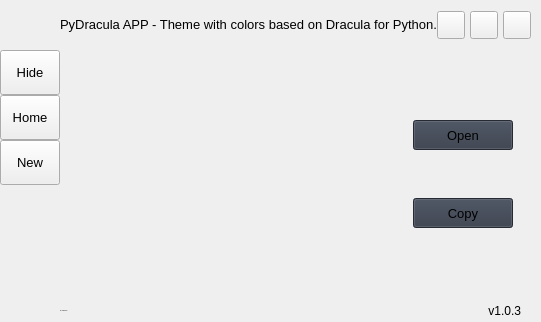
     <widget class="QFrame" name="bgApp">
      <property name="styleSheet">
       <string notr="true"/>
      </property>
      <property name="frameShape">
       <enum>QFrame::NoFrame</enum>
      </property>
      <property name="frameShadow">
       <enum>QFrame::Raised</enum>
      </property>
      <layout class="QHBoxLayout" name="appLayout">
       <property name="spacing">
        <number>0</number>
       </property>
       <property name="leftMargin">
        <number>0</number>
       </property>
       <property name="topMargin">
        <number>0</number>
       </property>
       <property name="rightMargin">
        <number>0</number>
       </property>
       <property name="bottomMargin">
        <number>0</number>
       </property>
       <item>
        <widget class="QFrame" name="leftMenuBg">
         <property name="minimumSize">
          <size>
           <width>60</width>
           <height>0</height>
          </size>
         </property>
         <property name="maximumSize">
          <size>
           <width>60</width>
           <height>16777215</height>
          </size>
         </property>
         <property name="frameShape">
          <enum>QFrame::NoFrame</enum>
         </property>
         <property name="frameShadow">
          <enum>QFrame::Raised</enum>
         </property>
         <layout class="QVBoxLayout" name="verticalLayout_3">
          <property name="spacing">
           <number>0</number>
          </property>
          <property name="leftMargin">
           <number>0</number>
          </property>
          <property name="topMargin">
           <number>0</number>
          </property>
          <property name="rightMargin">
           <number>0</number>
          </property>
          <property name="bottomMargin">
           <number>0</number>
          </property>
          <item>
           <widget class="QFrame" name="topLogoInfo">
            <property name="minimumSize">
             <size>
              <width>0</width>
              <height>50</height>
             </size>
            </property>
            <property name="maximumSize">
             <size>
              <width>16777215</width>
              <height>50</height>
             </size>
            </property>
            <property name="frameShape">
             <enum>QFrame::NoFrame</enum>
            </property>
            <property name="frameShadow">
             <enum>QFrame::Raised</enum>
            </property>
            <widget class="QFrame" name="topLogo">
             <property name="geometry">
              <rect>
               <x>10</x>
               <y>5</y>
               <width>42</width>
               <height>42</height>
              </rect>
             </property>
             <property name="minimumSize">
              <size>
               <width>42</width>
               <height>42</height>
              </size>
             </property>
             <property name="maximumSize">
              <size>
               <width>42</width>
               <height>42</height>
              </size>
             </property>
             <property name="frameShape">
              <enum>QFrame::NoFrame</enum>
             </property>
             <property name="frameShadow">
              <enum>QFrame::Raised</enum>
             </property>
            </widget>
            <widget class="QLabel" name="titleLeftApp">
             <property name="geometry">
              <rect>
               <x>70</x>
               <y>8</y>
               <width>160</width>
               <height>20</height>
              </rect>
             </property>
             <property name="font">
              <font>
               <family>Segoe UI Semibold</family>
               <pointsize>12</pointsize>
               <italic>false</italic>
               <bold>false</bold>
              </font>
             </property>
             <property name="text">
              <string>PyDracula</string>
             </property>
             <property name="alignment">
              <set>Qt::AlignLeading|Qt::AlignLeft|Qt::AlignTop</set>
             </property>
            </widget>
            <widget class="QLabel" name="titleLeftDescription">
             <property name="geometry">
              <rect>
               <x>70</x>
               <y>27</y>
               <width>160</width>
               <height>16</height>
              </rect>
             </property>
             <property name="maximumSize">
              <size>
               <width>16777215</width>
               <height>16</height>
              </size>
             </property>
             <property name="font">
              <font>
               <family>Segoe UI</family>
               <pointsize>8</pointsize>
               <italic>false</italic>
               <bold>false</bold>
              </font>
             </property>
             <property name="text">
              <string>Modern GUI / Flat Style</string>
             </property>
             <property name="alignment">
              <set>Qt::AlignLeading|Qt::AlignLeft|Qt::AlignTop</set>
             </property>
            </widget>
           </widget>
          </item>
          <item>
           <widget class="QFrame" name="leftMenuFrame">
            <property name="frameShape">
             <enum>QFrame::NoFrame</enum>
            </property>
            <property name="frameShadow">
             <enum>QFrame::Raised</enum>
            </property>
            <layout class="QVBoxLayout" name="verticalMenuLayout">
             <property name="spacing">
              <number>0</number>
             </property>
             <property name="leftMargin">
              <number>0</number>
             </property>
             <property name="topMargin">
              <number>0</number>
             </property>
             <property name="rightMargin">
              <number>0</number>
             </property>
             <property name="bottomMargin">
              <number>0</number>
             </property>
             <item>
              <widget class="QFrame" name="toggleBox">
               <property name="maximumSize">
                <size>
                 <width>16777215</width>
                 <height>45</height>
                </size>
               </property>
               <property name="frameShape">
                <enum>QFrame::NoFrame</enum>
               </property>
               <property name="frameShadow">
                <enum>QFrame::Raised</enum>
               </property>
               <layout class="QVBoxLayout" name="verticalLayout_4">
                <property name="spacing">
                 <number>0</number>
                </property>
                <property name="leftMargin">
                 <number>0</number>
                </property>
                <property name="topMargin">
                 <number>0</number>
                </property>
                <property name="rightMargin">
                 <number>0</number>
                </property>
                <property name="bottomMargin">
                 <number>0</number>
                </property>
                <item>
                 <widget class="QPushButton" name="toggleButton">
                  <property name="sizePolicy">
                   <sizepolicy hsizetype="Expanding" vsizetype="Fixed">
                    <horstretch>0</horstretch>
                    <verstretch>0</verstretch>
                   </sizepolicy>
                  </property>
                  <property name="minimumSize">
                   <size>
                    <width>0</width>
                    <height>45</height>
                   </size>
                  </property>
                  <property name="font">
                   <font>
                    <family>Segoe UI</family>
                    <pointsize>10</pointsize>
                    <italic>false</italic>
                    <bold>false</bold>
                   </font>
                  </property>
                  <property name="cursor">
                   <cursorShape>PointingHandCursor</cursorShape>
                  </property>
                  <property name="layoutDirection">
                   <enum>Qt::LeftToRight</enum>
                  </property>
                  <property name="styleSheet">
                   <string notr="true">background-image: url(:/icons/images/icons/icon_menu.png);</string>
                  </property>
                  <property name="text">
                   <string>Hide</string>
                  </property>
                 </widget>
                </item>
               </layout>
              </widget>
             </item>
             <item alignment="Qt::AlignTop">
              <widget class="QFrame" name="topMenu">
               <property name="frameShape">
                <enum>QFrame::NoFrame</enum>
               </property>
               <property name="frameShadow">
                <enum>QFrame::Raised</enum>
               </property>
               <layout class="QVBoxLayout" name="verticalLayout_8">
                <property name="spacing">
                 <number>0</number>
                </property>
                <property name="leftMargin">
                 <number>0</number>
                </property>
                <property name="topMargin">
                 <number>0</number>
                </property>
                <property name="rightMargin">
                 <number>0</number>
                </property>
                <property name="bottomMargin">
                 <number>0</number>
                </property>
                <item>
                 <widget class="QPushButton" name="btn_home">
                  <property name="sizePolicy">
                   <sizepolicy hsizetype="Expanding" vsizetype="Fixed">
                    <horstretch>0</horstretch>
                    <verstretch>0</verstretch>
                   </sizepolicy>
                  </property>
                  <property name="minimumSize">
                   <size>
                    <width>0</width>
                    <height>45</height>
                   </size>
                  </property>
                  <property name="font">
                   <font>
                    <family>Segoe UI</family>
                    <pointsize>10</pointsize>
                    <italic>false</italic>
                    <bold>false</bold>
                   </font>
                  </property>
                  <property name="cursor">
                   <cursorShape>PointingHandCursor</cursorShape>
                  </property>
                  <property name="layoutDirection">
                   <enum>Qt::LeftToRight</enum>
                  </property>
                  <property name="styleSheet">
                   <string notr="true">background-image: url(:/icons/images/icons/cil-home.png);</string>
                  </property>
                  <property name="text">
                   <string>Home</string>
                  </property>
                 </widget>
                </item>
                <item>
                 <widget class="QPushButton" name="btn_new">
                  <property name="sizePolicy">
                   <sizepolicy hsizetype="Expanding" vsizetype="Fixed">
                    <horstretch>0</horstretch>
                    <verstretch>0</verstretch>
                   </sizepolicy>
                  </property>
                  <property name="minimumSize">
                   <size>
                    <width>0</width>
                    <height>45</height>
                   </size>
                  </property>
                  <property name="font">
                   <font>
                    <family>Segoe UI</family>
                    <pointsize>10</pointsize>
                    <italic>false</italic>
                    <bold>false</bold>
                   </font>
                  </property>
                  <property name="cursor">
                   <cursorShape>PointingHandCursor</cursorShape>
                  </property>
                  <property name="layoutDirection">
                   <enum>Qt::LeftToRight</enum>
                  </property>
                  <property name="styleSheet">
                   <string notr="true">background-image: url(:/icons/images/icons/cil-file.png);</string>
                  </property>
                  <property name="text">
                   <string>New</string>
                  </property>
                 </widget>
                </item>
               </layout>
              </widget>
             </item>
            </layout>
           </widget>
          </item>
         </layout>
        </widget>
       </item>
       <item>
        <widget class="QFrame" name="contentBox">
         <property name="frameShape">
          <enum>QFrame::NoFrame</enum>
         </property>
         <property name="frameShadow">
          <enum>QFrame::Raised</enum>
         </property>
         <layout class="QVBoxLayout" name="verticalLayout_2">
          <property name="spacing">
           <number>0</number>
          </property>
          <property name="leftMargin">
           <number>0</number>
          </property>
          <property name="topMargin">
           <number>0</number>
          </property>
          <property name="rightMargin">
           <number>0</number>
          </property>
          <property name="bottomMargin">
           <number>0</number>
          </property>
          <item>
           <widget class="QFrame" name="contentTopBg">
            <property name="minimumSize">
             <size>
              <width>0</width>
              <height>50</height>
             </size>
            </property>
            <property name="maximumSize">
             <size>
              <width>16777215</width>
              <height>50</height>
             </size>
            </property>
            <property name="frameShape">
             <enum>QFrame::NoFrame</enum>
            </property>
            <property name="frameShadow">
             <enum>QFrame::Raised</enum>
            </property>
            <layout class="QHBoxLayout" name="horizontalLayout">
             <property name="spacing">
              <number>0</number>
             </property>
             <property name="leftMargin">
              <number>0</number>
             </property>
             <property name="topMargin">
              <number>0</number>
             </property>
             <property name="rightMargin">
              <number>10</number>
             </property>
             <property name="bottomMargin">
              <number>0</number>
             </property>
             <item>
              <widget class="QFrame" name="leftBox">
               <property name="sizePolicy">
                <sizepolicy hsizetype="Expanding" vsizetype="Preferred">
                 <horstretch>0</horstretch>
                 <verstretch>0</verstretch>
                </sizepolicy>
               </property>
               <property name="frameShape">
                <enum>QFrame::NoFrame</enum>
               </property>
               <property name="frameShadow">
                <enum>QFrame::Raised</enum>
               </property>
               <layout class="QHBoxLayout" name="horizontalLayout_3">
                <property name="spacing">
                 <number>0</number>
                </property>
                <property name="leftMargin">
                 <number>0</number>
                </property>
                <property name="topMargin">
                 <number>0</number>
                </property>
                <property name="rightMargin">
                 <number>0</number>
                </property>
                <property name="bottomMargin">
                 <number>0</number>
                </property>
                <item>
                 <widget class="QLabel" name="titleRightInfo">
                  <property name="sizePolicy">
                   <sizepolicy hsizetype="Preferred" vsizetype="Expanding">
                    <horstretch>0</horstretch>
                    <verstretch>0</verstretch>
                   </sizepolicy>
                  </property>
                  <property name="maximumSize">
                   <size>
                    <width>16777215</width>
                    <height>45</height>
                   </size>
                  </property>
                  <property name="font">
                   <font>
                    <family>Segoe UI</family>
                    <pointsize>10</pointsize>
                    <italic>false</italic>
                    <bold>false</bold>
                   </font>
                  </property>
                  <property name="text">
                   <string>PyDracula APP - Theme with colors based on Dracula for Python.</string>
                  </property>
                  <property name="alignment">
                   <set>Qt::AlignLeading|Qt::AlignLeft|Qt::AlignVCenter</set>
                  </property>
                 </widget>
                </item>
               </layout>
              </widget>
             </item>
             <item alignment="Qt::AlignRight">
              <widget class="QFrame" name="rightButtons">
               <property name="minimumSize">
                <size>
                 <width>0</width>
                 <height>28</height>
                </size>
               </property>
               <property name="frameShape">
                <enum>QFrame::NoFrame</enum>
               </property>
               <property name="frameShadow">
                <enum>QFrame::Raised</enum>
               </property>
               <layout class="QHBoxLayout" name="horizontalLayout_2">
                <property name="spacing">
                 <number>5</number>
                </property>
                <property name="leftMargin">
                 <number>0</number>
                </property>
                <property name="topMargin">
                 <number>0</number>
                </property>
                <property name="rightMargin">
                 <number>0</number>
                </property>
                <property name="bottomMargin">
                 <number>0</number>
                </property>
                <item>
                 <widget class="QPushButton" name="minimizeAppBtn">
                  <property name="minimumSize">
                   <size>
                    <width>28</width>
                    <height>28</height>
                   </size>
                  </property>
                  <property name="maximumSize">
                   <size>
                    <width>28</width>
                    <height>28</height>
                   </size>
                  </property>
                  <property name="cursor">
                   <cursorShape>PointingHandCursor</cursorShape>
                  </property>
                  <property name="toolTip">
                   <string>Minimize</string>
                  </property>
                  <property name="text">
                   <string/>
                  </property>
                  <property name="icon">
                   <iconset resource="resources.qrc">
                    <normaloff>:/icons/images/icons/icon_minimize.png</normaloff>:/icons/images/icons/icon_minimize.png</iconset>
                  </property>
                  <property name="iconSize">
                   <size>
                    <width>20</width>
                    <height>20</height>
                   </size>
                  </property>
                 </widget>
                </item>
                <item>
                 <widget class="QPushButton" name="maximizeRestoreAppBtn">
                  <property name="minimumSize">
                   <size>
                    <width>28</width>
                    <height>28</height>
                   </size>
                  </property>
                  <property name="maximumSize">
                   <size>
                    <width>28</width>
                    <height>28</height>
                   </size>
                  </property>
                  <property name="font">
                   <font>
                    <family>Segoe UI</family>
                    <pointsize>10</pointsize>
                    <italic>false</italic>
                    <bold>false</bold>
                    <stylestrategy>PreferDefault</stylestrategy>
                   </font>
                  </property>
                  <property name="cursor">
                   <cursorShape>PointingHandCursor</cursorShape>
                  </property>
                  <property name="toolTip">
                   <string>Maximize</string>
                  </property>
                  <property name="text">
                   <string/>
                  </property>
                  <property name="icon">
                   <iconset resource="resources.qrc">
                    <normaloff>:/icons/images/icons/icon_maximize.png</normaloff>:/icons/images/icons/icon_maximize.png</iconset>
                  </property>
                  <property name="iconSize">
                   <size>
                    <width>20</width>
                    <height>20</height>
                   </size>
                  </property>
                 </widget>
                </item>
                <item>
                 <widget class="QPushButton" name="closeAppBtn">
                  <property name="minimumSize">
                   <size>
                    <width>28</width>
                    <height>28</height>
                   </size>
                  </property>
                  <property name="maximumSize">
                   <size>
                    <width>28</width>
                    <height>28</height>
                   </size>
                  </property>
                  <property name="cursor">
                   <cursorShape>PointingHandCursor</cursorShape>
                  </property>
                  <property name="toolTip">
                   <string>Close</string>
                  </property>
                  <property name="text">
                   <string/>
                  </property>
                  <property name="icon">
                   <iconset resource="resources.qrc">
                    <normaloff>:/icons/images/icons/icon_close.png</normaloff>:/icons/images/icons/icon_close.png</iconset>
                  </property>
                  <property name="iconSize">
                   <size>
                    <width>20</width>
                    <height>20</height>
                   </size>
                  </property>
                 </widget>
                </item>
               </layout>
              </widget>
             </item>
            </layout>
           </widget>
          </item>
          <item>
           <widget class="QFrame" name="contentBottom">
            <property name="frameShape">
             <enum>QFrame::NoFrame</enum>
            </property>
            <property name="frameShadow">
             <enum>QFrame::Raised</enum>
            </property>
            <layout class="QVBoxLayout" name="verticalLayout_6">
             <property name="spacing">
              <number>0</number>
             </property>
             <property name="leftMargin">
              <number>0</number>
             </property>
             <property name="topMargin">
              <number>0</number>
             </property>
             <property name="rightMargin">
              <number>0</number>
             </property>
             <property name="bottomMargin">
              <number>0</number>
             </property>
             <item>
              <widget class="QFrame" name="content">
               <property name="frameShape">
                <enum>QFrame::NoFrame</enum>
               </property>
               <property name="frameShadow">
                <enum>QFrame::Raised</enum>
               </property>
               <layout class="QHBoxLayout" name="horizontalLayout_4">
                <property name="spacing">
                 <number>0</number>
                </property>
                <property name="leftMargin">
                 <number>0</number>
                </property>
                <property name="topMargin">
                 <number>0</number>
                </property>
                <property name="rightMargin">
                 <number>0</number>
                </property>
                <property name="bottomMargin">
                 <number>0</number>
                </property>
                <item>
                 <widget class="QFrame" name="pagesContainer">
                  <property name="styleSheet">
                   <string notr="true"/>
                  </property>
                  <property name="frameShape">
                   <enum>QFrame::NoFrame</enum>
                  </property>
                  <property name="frameShadow">
                   <enum>QFrame::Raised</enum>
                  </property>
                  <layout class="QVBoxLayout" name="verticalLayout_15">
                   <property name="spacing">
                    <number>0</number>
                   </property>
                   <property name="leftMargin">
                    <number>10</number>
                   </property>
                   <property name="topMargin">
                    <number>10</number>
                   </property>
                   <property name="rightMargin">
                    <number>10</number>
                   </property>
                   <property name="bottomMargin">
                    <number>10</number>
                   </property>
                   <item>
                    <widget class="QStackedWidget" name="stackedWidget">
                     <property name="styleSheet">
                      <string notr="true">background: transparent;</string>
                     </property>
                     <property name="currentIndex">
                      <number>1</number>
                     </property>
                     <widget class="QWidget" name="home">
                      <property name="styleSheet">
                       <string notr="true">background-image: url(:/images/images/images/PyDracula_vertical.png);
background-position: center;
background-repeat: no-repeat;</string>
                      </property>
                     </widget>
                     <widget class="QWidget" name="new_page">
                      <layout class="QHBoxLayout" name="horizontalLayout_6">
                       <item>
                        <widget class="QFrame" name="frame">
                         <property name="frameShape">
                          <enum>QFrame::StyledPanel</enum>
                         </property>
                         <property name="frameShadow">
                          <enum>QFrame::Raised</enum>
                         </property>
                         <layout class="QGridLayout" name="gridLayout">
                          <item row="0" column="0">
                           <widget class="QGraphicsView" name="graphicsView"/>
                          </item>
                         </layout>
                        </widget>
                       </item>
                       <item>
                        <widget class="QFrame" name="frame_2">
                         <property name="frameShape">
                          <enum>QFrame::NoFrame</enum>
                         </property>
                         <property name="frameShadow">
                          <enum>QFrame::Sunken</enum>
                         </property>
                         <property name="lineWidth">
                          <number>3</number>
                         </property>
                         <property name="midLineWidth">
                          <number>3</number>
                         </property>
                         <layout class="QVBoxLayout" name="verticalLayout">
                          <item>
                           <widget class="QPushButton" name="btn_open">
                            <property name="minimumSize">
                             <size>
                              <width>100</width>
                              <height>30</height>
                             </size>
                            </property>
                            <property name="font">
                             <font>
                              <family>Segoe UI</family>
                              <pointsize>10</pointsize>
                              <italic>false</italic>
                              <bold>false</bold>
                             </font>
                            </property>
                            <property name="cursor">
                             <cursorShape>PointingHandCursor</cursorShape>
                            </property>
                            <property name="styleSheet">
                             <string notr="true">background-color: rgb(52, 59, 72);</string>
                            </property>
                            <property name="text">
                             <string>Open</string>
                            </property>
                            <property name="icon">
                             <iconset resource="resources.qrc">
                              <normaloff>:/icons/images/icons/cil-folder-open.png</normaloff>:/icons/images/icons/cil-folder-open.png</iconset>
                            </property>
                           </widget>
                          </item>
                          <item>
                           <widget class="QPushButton" name="btn_copy">
                            <property name="minimumSize">
                             <size>
                              <width>100</width>
                              <height>30</height>
                             </size>
                            </property>
                            <property name="font">
                             <font>
                              <family>Segoe UI</family>
                              <pointsize>10</pointsize>
                              <italic>false</italic>
                              <bold>false</bold>
                             </font>
                            </property>
                            <property name="cursor">
                             <cursorShape>PointingHandCursor</cursorShape>
                            </property>
                            <property name="styleSheet">
                             <string notr="true">background-color: rgb(52, 59, 72);</string>
                            </property>
                            <property name="text">
                             <string>Copy</string>
                            </property>
                            <property name="icon">
                             <iconset>
                              <normaloff>images/icons/cil-link.png</normaloff>images/icons/cil-link.png</iconset>
                            </property>
                           </widget>
                          </item>
                         </layout>
                        </widget>
                       </item>
                      </layout>
                     </widget>
                    </widget>
                   </item>
                  </layout>
                 </widget>
                </item>
               </layout>
              </widget>
             </item>
             <item>
              <widget class="QFrame" name="bottomBar">
               <property name="minimumSize">
                <size>
                 <width>0</width>
                 <height>22</height>
                </size>
               </property>
               <property name="maximumSize">
                <size>
                 <width>16777215</width>
                 <height>22</height>
                </size>
               </property>
               <property name="frameShape">
                <enum>QFrame::NoFrame</enum>
               </property>
               <property name="frameShadow">
                <enum>QFrame::Raised</enum>
               </property>
               <layout class="QHBoxLayout" name="horizontalLayout_5">
                <property name="spacing">
                 <number>0</number>
                </property>
                <property name="leftMargin">
                 <number>0</number>
                </property>
                <property name="topMargin">
                 <number>0</number>
                </property>
                <property name="rightMargin">
                 <number>0</number>
                </property>
                <property name="bottomMargin">
                 <number>0</number>
                </property>
                <item>
                 <widget class="QLabel" name="creditsLabel">
                  <property name="maximumSize">
                   <size>
                    <width>16777215</width>
                    <height>16</height>
                   </size>
                  </property>
                  <property name="font">
                   <font>
                    <family>Segoe UI</family>
                    <pointsize>-1</pointsize>
                    <italic>false</italic>
                    <bold>false</bold>
                   </font>
                  </property>
                  <property name="text">
                   <string>By: Andrew.Yoon</string>
                  </property>
                  <property name="alignment">
                   <set>Qt::AlignLeading|Qt::AlignLeft|Qt::AlignVCenter</set>
                  </property>
                 </widget>
                </item>
                <item>
                 <widget class="QLabel" name="version">
                  <property name="text">
                   <string>v1.0.3</string>
                  </property>
                  <property name="alignment">
                   <set>Qt::AlignRight|Qt::AlignTrailing|Qt::AlignVCenter</set>
                  </property>
                 </widget>
                </item>
                <item>
                 <widget class="QFrame" name="frame_size_grip">
                  <property name="minimumSize">
                   <size>
                    <width>20</width>
                    <height>0</height>
                   </size>
                  </property>
                  <property name="maximumSize">
                   <size>
                    <width>20</width>
                    <height>16777215</height>
                   </size>
                  </property>
                  <property name="frameShape">
                   <enum>QFrame::NoFrame</enum>
                  </property>
                  <property name="frameShadow">
                   <enum>QFrame::Raised</enum>
                  </property>
                 </widget>
                </item>
               </layout>
              </widget>
             </item>
            </layout>
           </widget>
          </item>
         </layout>
        </widget>
       </item>
      </layout>
     </widget>
